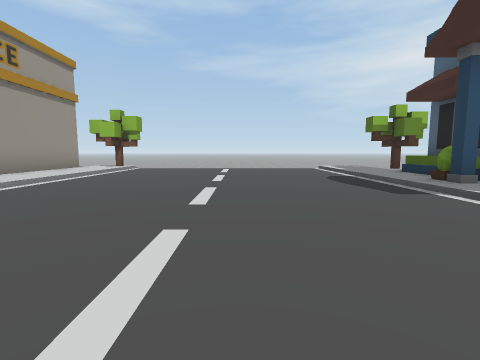
[1] (above)

20 first-person views from a walk through a scene from a Unity 3-D project. The camera is 1.2 m above the floor, tilts 6° down and sees 85° across. The floor is counted in squares, 2 m on a side. Each view is taken from the middle of a square. On the plan, view 1 faces up. The plan holds only what a view shows up to about 9 squares ahead; the rest is blank. The place goes on beyond the plan. Some surface patterns are stand-ins.

[2]
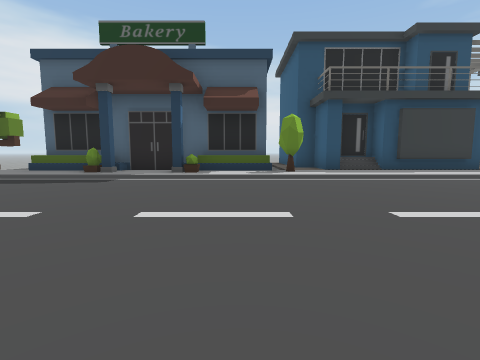

[3]
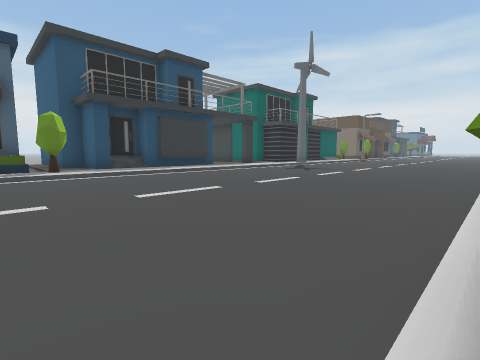

[4]
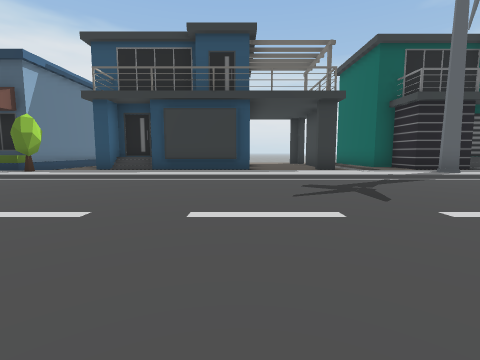

[5]
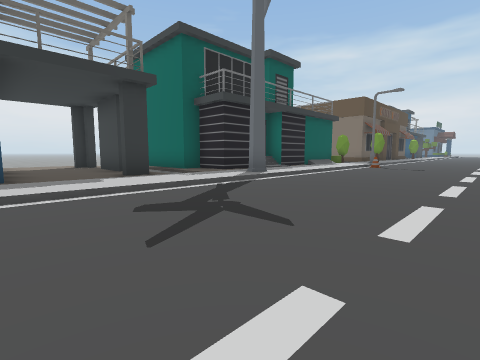

[6]
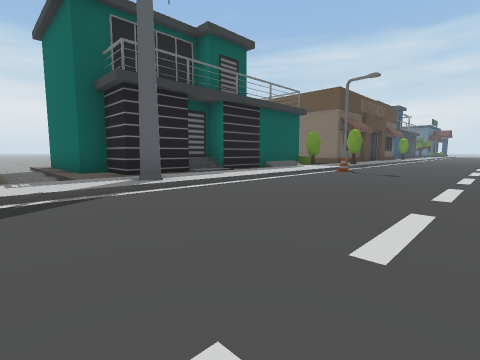

[7]
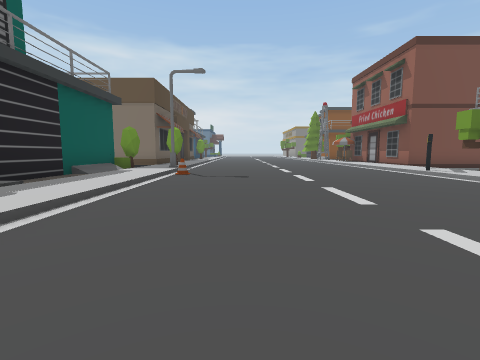

[8]
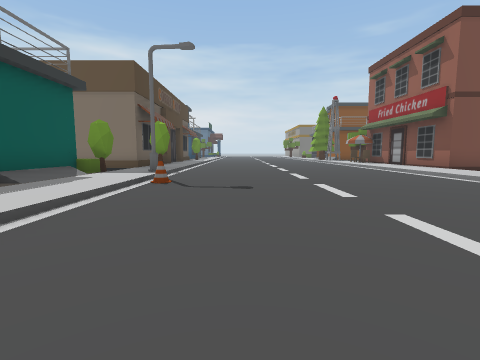

[9]
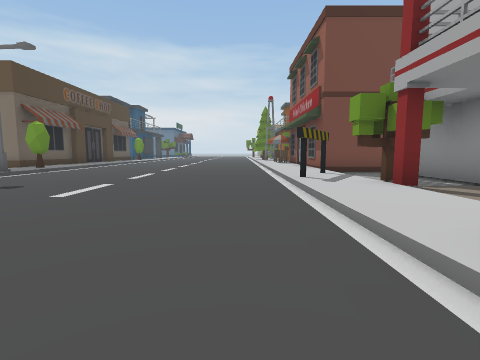

[10]
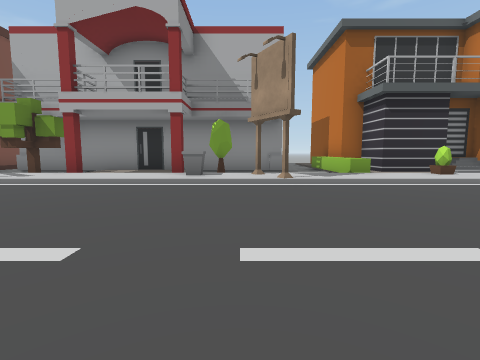

[11]
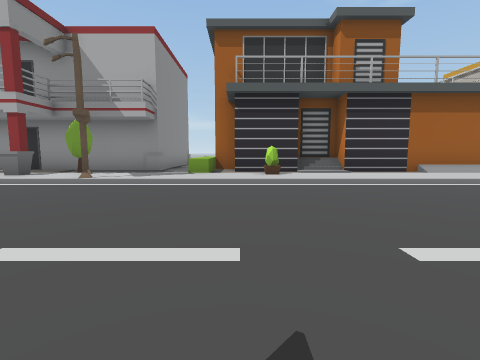

[12]
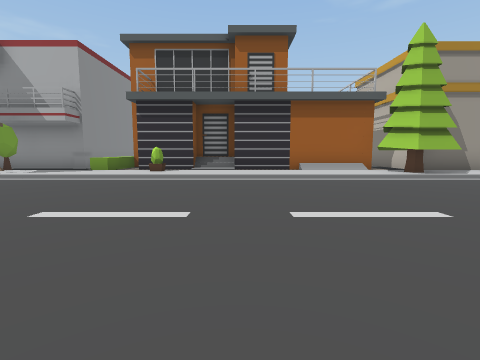

[13]
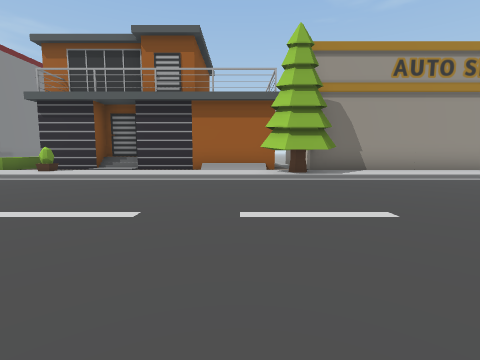

[14]
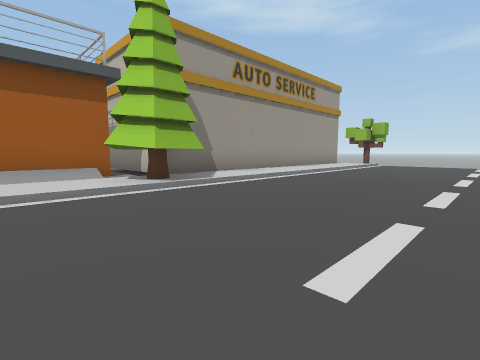

[15]
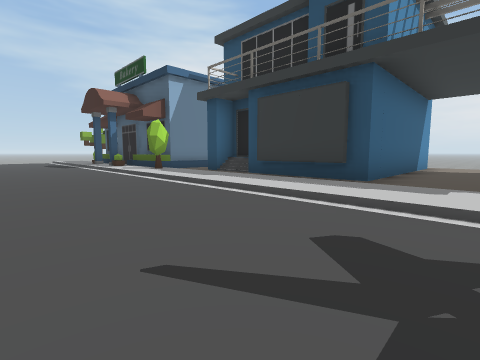

[16]
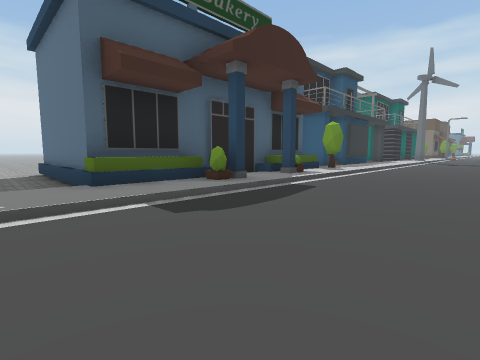

[17]
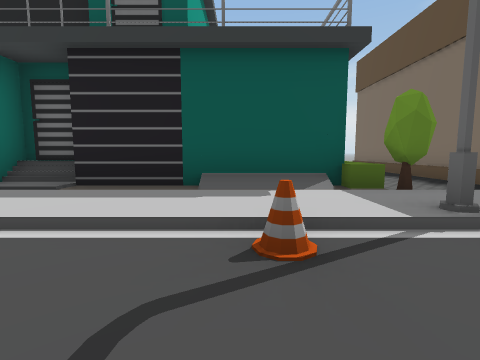

[18]
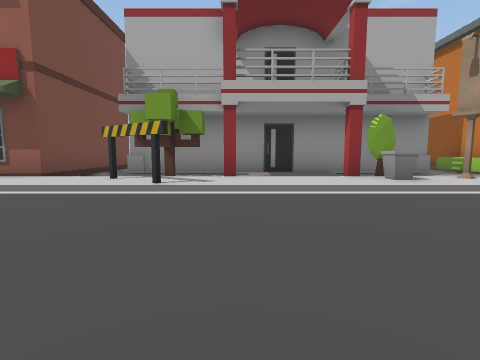

[19]
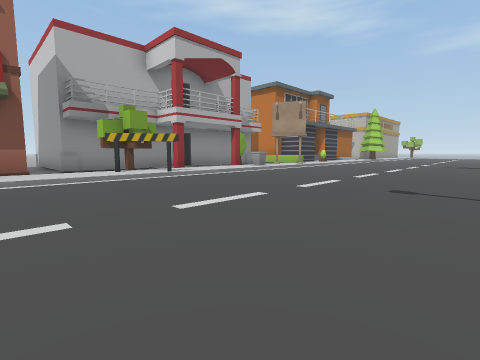

[20]
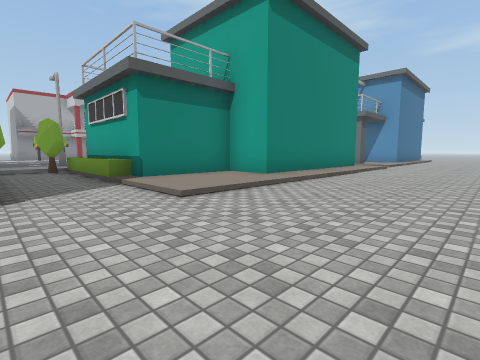

### Floor plan
Key: @ floor where view 1 was taken; # wall or solid block; . main floor; : floor 0.25 m higher than the main floor; / step, stairs or slope; ^ raised ledge; B building; T tree; U bush; W windmill; C cone; S streetlight; I billboard; O other object.
Columns run from 9 left of view 1 to 14 right of it. Each row starts with its distance up from view 1.
  8    B:/....../:T....
  7    B:/......//BBBB.
  6    B:/......//B   B
  5    B:/....../OB
  4    B:/....../:B
  3    B:/....../BB
  2    B:/......//B
  1    B:/......//B
  0 BBBTTT...@../UBB
 -1    #TT....../:::#
 -2    #:/....../:###
 -3    #:/......///#
 -4    #:/....../:##
 -5   ##:/....../:#
 -6   #///....../:######
 -7   ##O/....../:::::::
 -8   ##:/....../::::::
 -9 #OOO:/....../:#:###
-10  .. :/....../:...... ..
-11  #. :I....../W::####/..
-12  #UU//....../:###  #/...
-13  #U.O/....../:##   #/...
-14  #.#:/......///#   #/...
-15  #..:/....../:##   #/...
-16  #..:/....../:#  ###/...
-17  #.T:O......C:#  #::/...
-18  #.TO/....../:#  #::/...
-19 ##..:/......S:UOOO///...
-20 ....:/....../:U.........
-21 ####:/....../U#####^....

Where each view was taken, in squares from view 1:
view 1: 0 up, 0 right, facing up
view 2: 1 up, 3 left, facing right
view 3: 1 up, 4 left, facing down-right
view 4: 6 down, 3 left, facing right
view 5: 6 down, 1 left, facing down-right
view 6: 9 down, 1 left, facing down-right
view 7: 10 down, 1 right, facing down
view 8: 12 down, 1 right, facing down
view 9: 12 down, 3 left, facing down
view 10: 12 down, 1 right, facing left
view 11: 8 down, 1 right, facing left
view 12: 5 down, 2 right, facing left
view 13: 2 down, 2 right, facing left
view 14: 3 down, 0 right, facing up-left
view 15: 8 down, 0 right, facing up-right
view 16: 8 up, 0 right, facing down-right
view 17: 17 down, 1 right, facing right
view 18: 16 down, 0 right, facing left
view 19: 21 down, 2 right, facing up-left
view 20: 21 down, 14 right, facing up-left
